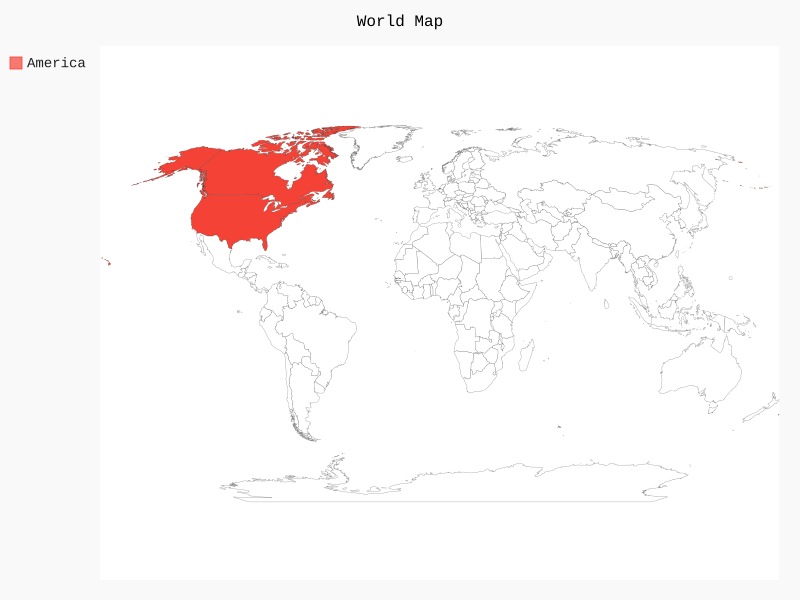

Write Python code to recreate this figure.
'''Create a world map'''
import pygal

wm = pygal.maps.world.World()
wm.title = 'World Map'

# wm.add('Asia', {'cn':1, 'tw':2, 'jp':3})
wm.add('America', ['us', 'ca'])

wm.render_to_file('worldmap.svg')
